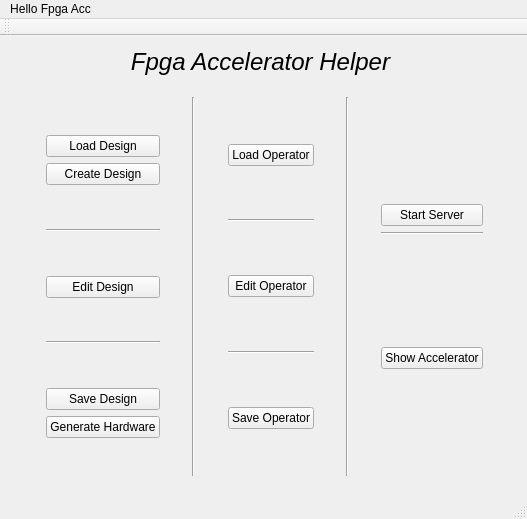
<?xml version="1.0" encoding="UTF-8"?>
<ui version="4.0">
 <class>FPGAAcc</class>
 <widget class="QMainWindow" name="FPGAAcc">
  <property name="geometry">
   <rect>
    <x>0</x>
    <y>0</y>
    <width>527</width>
    <height>519</height>
   </rect>
  </property>
  <property name="windowTitle">
   <string>FPGAAcc</string>
  </property>
  <widget class="QWidget" name="centralWidget">
   <widget class="QWidget" name="horizontalLayoutWidget">
    <property name="geometry">
     <rect>
      <x>9</x>
      <y>50</y>
      <width>511</width>
      <height>401</height>
     </rect>
    </property>
    <layout class="QHBoxLayout" name="horizontalLayout">
     <item>
      <spacer name="horizontalSpacer">
       <property name="orientation">
        <enum>Qt::Horizontal</enum>
       </property>
       <property name="sizeHint" stdset="0">
        <size>
         <width>40</width>
         <height>20</height>
        </size>
       </property>
      </spacer>
     </item>
     <item>
      <layout class="QVBoxLayout" name="verticalLayout_3">
       <item>
        <spacer name="verticalSpacer_3">
         <property name="orientation">
          <enum>Qt::Vertical</enum>
         </property>
         <property name="sizeHint" stdset="0">
          <size>
           <width>20</width>
           <height>40</height>
          </size>
         </property>
        </spacer>
       </item>
       <item>
        <widget class="QPushButton" name="loadDesign">
         <property name="text">
          <string>Load Design</string>
         </property>
        </widget>
       </item>
       <item>
        <widget class="QPushButton" name="createDesign">
         <property name="text">
          <string>Create Design</string>
         </property>
        </widget>
       </item>
       <item>
        <spacer name="verticalSpacer_12">
         <property name="orientation">
          <enum>Qt::Vertical</enum>
         </property>
         <property name="sizeHint" stdset="0">
          <size>
           <width>20</width>
           <height>40</height>
          </size>
         </property>
        </spacer>
       </item>
       <item>
        <widget class="Line" name="line_4">
         <property name="orientation">
          <enum>Qt::Horizontal</enum>
         </property>
        </widget>
       </item>
       <item>
        <spacer name="verticalSpacer_10">
         <property name="orientation">
          <enum>Qt::Vertical</enum>
         </property>
         <property name="sizeHint" stdset="0">
          <size>
           <width>20</width>
           <height>40</height>
          </size>
         </property>
        </spacer>
       </item>
       <item>
        <widget class="QPushButton" name="editDesign">
         <property name="text">
          <string>Edit Design</string>
         </property>
        </widget>
       </item>
       <item>
        <spacer name="verticalSpacer_13">
         <property name="orientation">
          <enum>Qt::Vertical</enum>
         </property>
         <property name="sizeHint" stdset="0">
          <size>
           <width>20</width>
           <height>40</height>
          </size>
         </property>
        </spacer>
       </item>
       <item>
        <widget class="Line" name="line_3">
         <property name="orientation">
          <enum>Qt::Horizontal</enum>
         </property>
        </widget>
       </item>
       <item>
        <spacer name="verticalSpacer">
         <property name="orientation">
          <enum>Qt::Vertical</enum>
         </property>
         <property name="sizeHint" stdset="0">
          <size>
           <width>20</width>
           <height>40</height>
          </size>
         </property>
        </spacer>
       </item>
       <item>
        <widget class="QPushButton" name="saveDesign">
         <property name="text">
          <string>Save Design</string>
         </property>
        </widget>
       </item>
       <item>
        <widget class="QPushButton" name="generateHW">
         <property name="text">
          <string>Generate Hardware</string>
         </property>
        </widget>
       </item>
       <item>
        <spacer name="verticalSpacer_2">
         <property name="orientation">
          <enum>Qt::Vertical</enum>
         </property>
         <property name="sizeHint" stdset="0">
          <size>
           <width>20</width>
           <height>40</height>
          </size>
         </property>
        </spacer>
       </item>
      </layout>
     </item>
     <item>
      <spacer name="horizontalSpacer_5">
       <property name="orientation">
        <enum>Qt::Horizontal</enum>
       </property>
       <property name="sizeHint" stdset="0">
        <size>
         <width>40</width>
         <height>20</height>
        </size>
       </property>
      </spacer>
     </item>
     <item>
      <widget class="Line" name="line">
       <property name="orientation">
        <enum>Qt::Vertical</enum>
       </property>
      </widget>
     </item>
     <item>
      <spacer name="horizontalSpacer_2">
       <property name="orientation">
        <enum>Qt::Horizontal</enum>
       </property>
       <property name="sizeHint" stdset="0">
        <size>
         <width>40</width>
         <height>20</height>
        </size>
       </property>
      </spacer>
     </item>
     <item>
      <layout class="QVBoxLayout" name="verticalLayout_2">
       <item>
        <spacer name="verticalSpacer_5">
         <property name="orientation">
          <enum>Qt::Vertical</enum>
         </property>
         <property name="sizeHint" stdset="0">
          <size>
           <width>20</width>
           <height>40</height>
          </size>
         </property>
        </spacer>
       </item>
       <item>
        <widget class="QPushButton" name="loadOp">
         <property name="text">
          <string>Load Operator</string>
         </property>
        </widget>
       </item>
       <item>
        <spacer name="verticalSpacer_15">
         <property name="orientation">
          <enum>Qt::Vertical</enum>
         </property>
         <property name="sizeHint" stdset="0">
          <size>
           <width>20</width>
           <height>40</height>
          </size>
         </property>
        </spacer>
       </item>
       <item>
        <widget class="Line" name="line_5">
         <property name="orientation">
          <enum>Qt::Horizontal</enum>
         </property>
        </widget>
       </item>
       <item>
        <spacer name="verticalSpacer_4">
         <property name="orientation">
          <enum>Qt::Vertical</enum>
         </property>
         <property name="sizeHint" stdset="0">
          <size>
           <width>20</width>
           <height>40</height>
          </size>
         </property>
        </spacer>
       </item>
       <item>
        <widget class="QPushButton" name="saveOp">
         <property name="text">
          <string>Edit Operator</string>
         </property>
        </widget>
       </item>
       <item>
        <spacer name="verticalSpacer_6">
         <property name="orientation">
          <enum>Qt::Vertical</enum>
         </property>
         <property name="sizeHint" stdset="0">
          <size>
           <width>20</width>
           <height>40</height>
          </size>
         </property>
        </spacer>
       </item>
       <item>
        <widget class="Line" name="line_6">
         <property name="orientation">
          <enum>Qt::Horizontal</enum>
         </property>
        </widget>
       </item>
       <item>
        <spacer name="verticalSpacer_14">
         <property name="orientation">
          <enum>Qt::Vertical</enum>
         </property>
         <property name="sizeHint" stdset="0">
          <size>
           <width>20</width>
           <height>40</height>
          </size>
         </property>
        </spacer>
       </item>
       <item>
        <widget class="QPushButton" name="editOp">
         <property name="text">
          <string>Save Operator</string>
         </property>
        </widget>
       </item>
       <item>
        <spacer name="verticalSpacer_11">
         <property name="orientation">
          <enum>Qt::Vertical</enum>
         </property>
         <property name="sizeHint" stdset="0">
          <size>
           <width>20</width>
           <height>40</height>
          </size>
         </property>
        </spacer>
       </item>
      </layout>
     </item>
     <item>
      <spacer name="horizontalSpacer_6">
       <property name="orientation">
        <enum>Qt::Horizontal</enum>
       </property>
       <property name="sizeHint" stdset="0">
        <size>
         <width>40</width>
         <height>20</height>
        </size>
       </property>
      </spacer>
     </item>
     <item>
      <widget class="Line" name="line_2">
       <property name="orientation">
        <enum>Qt::Vertical</enum>
       </property>
      </widget>
     </item>
     <item>
      <spacer name="horizontalSpacer_3">
       <property name="orientation">
        <enum>Qt::Horizontal</enum>
       </property>
       <property name="sizeHint" stdset="0">
        <size>
         <width>40</width>
         <height>20</height>
        </size>
       </property>
      </spacer>
     </item>
     <item>
      <layout class="QVBoxLayout" name="verticalLayout">
       <item>
        <spacer name="verticalSpacer_8">
         <property name="orientation">
          <enum>Qt::Vertical</enum>
         </property>
         <property name="sizeHint" stdset="0">
          <size>
           <width>20</width>
           <height>40</height>
          </size>
         </property>
        </spacer>
       </item>
       <item>
        <widget class="QPushButton" name="startServer">
         <property name="text">
          <string>Start Server</string>
         </property>
        </widget>
       </item>
       <item>
        <widget class="Line" name="line_7">
         <property name="orientation">
          <enum>Qt::Horizontal</enum>
         </property>
        </widget>
       </item>
       <item>
        <spacer name="verticalSpacer_7">
         <property name="orientation">
          <enum>Qt::Vertical</enum>
         </property>
         <property name="sizeHint" stdset="0">
          <size>
           <width>20</width>
           <height>40</height>
          </size>
         </property>
        </spacer>
       </item>
       <item>
        <widget class="QPushButton" name="show">
         <property name="text">
          <string>Show Accelerator</string>
         </property>
        </widget>
       </item>
       <item>
        <spacer name="verticalSpacer_9">
         <property name="orientation">
          <enum>Qt::Vertical</enum>
         </property>
         <property name="sizeHint" stdset="0">
          <size>
           <width>20</width>
           <height>40</height>
          </size>
         </property>
        </spacer>
       </item>
      </layout>
     </item>
     <item>
      <spacer name="horizontalSpacer_4">
       <property name="orientation">
        <enum>Qt::Horizontal</enum>
       </property>
       <property name="sizeHint" stdset="0">
        <size>
         <width>40</width>
         <height>20</height>
        </size>
       </property>
      </spacer>
     </item>
    </layout>
   </widget>
   <widget class="QLabel" name="label">
    <property name="geometry">
     <rect>
      <x>10</x>
      <y>10</y>
      <width>501</width>
      <height>31</height>
     </rect>
    </property>
    <property name="font">
     <font>
      <pointsize>18</pointsize>
      <italic>true</italic>
     </font>
    </property>
    <property name="text">
     <string>Fpga Accelerator Helper</string>
    </property>
    <property name="alignment">
     <set>Qt::AlignCenter</set>
    </property>
    <property name="textInteractionFlags">
     <set>Qt::NoTextInteraction</set>
    </property>
   </widget>
  </widget>
  <widget class="QMenuBar" name="menuBar">
   <property name="geometry">
    <rect>
     <x>0</x>
     <y>0</y>
     <width>527</width>
     <height>25</height>
    </rect>
   </property>
   <widget class="QMenu" name="menuHello_Fpga_Acc">
    <property name="title">
     <string>Hello Fpga Acc</string>
    </property>
   </widget>
   <addaction name="menuHello_Fpga_Acc"/>
  </widget>
  <widget class="QToolBar" name="mainToolBar">
   <attribute name="toolBarArea">
    <enum>TopToolBarArea</enum>
   </attribute>
   <attribute name="toolBarBreak">
    <bool>false</bool>
   </attribute>
  </widget>
  <widget class="QStatusBar" name="statusBar"/>
 </widget>
 <layoutdefault spacing="6" margin="11"/>
 <resources/>
 <connections/>
</ui>
